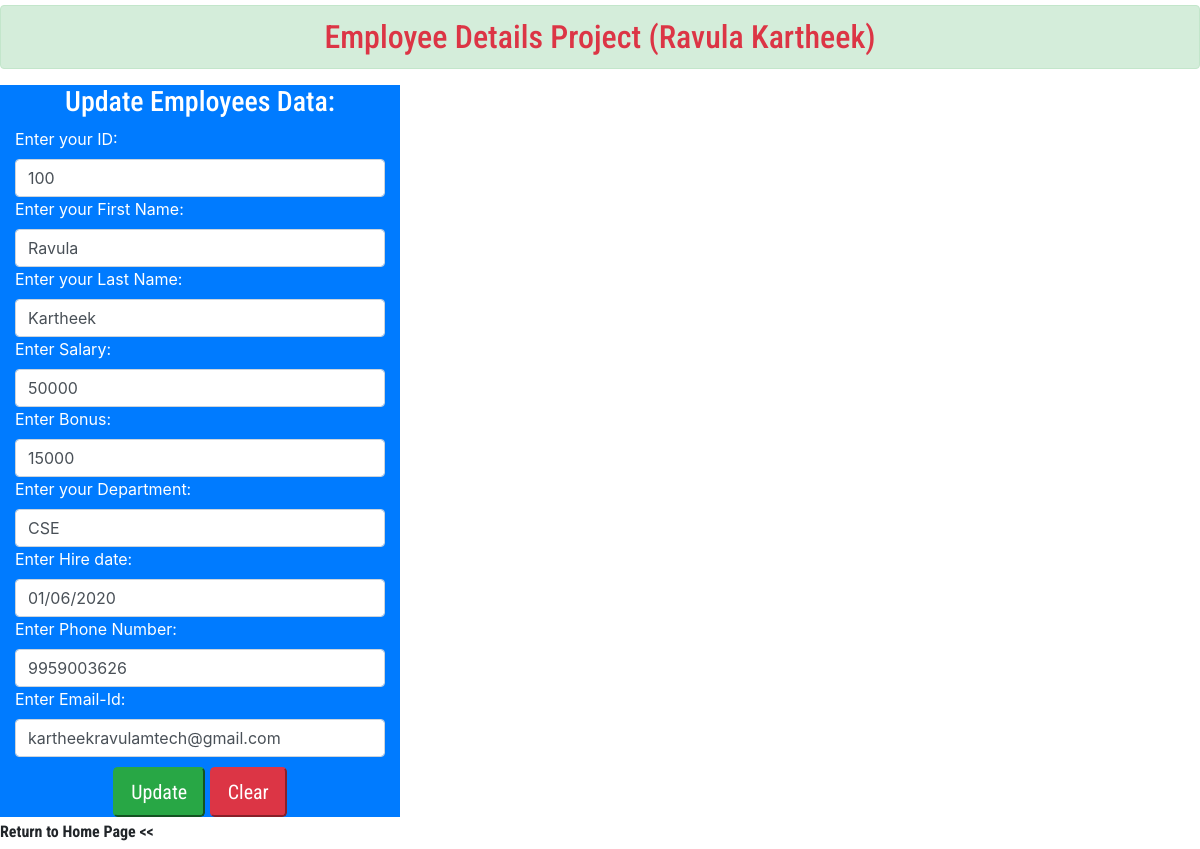
/update/30, run on the app's committed database.
### employeedetailsapp/models.py (models this page shows)
class EmployeeDetails(models.Model):
    emp_identity = models.IntegerField()
    first_name = models.CharField(max_length=100)
    last_name = models.CharField(max_length=100)
    salary = models.IntegerField()
    bonus = models.IntegerField()
    department = models.CharField(max_length=100)
    hire_date = models.CharField(max_length=100)
    phone_number = models.IntegerField()
    email = models.EmailField(max_length=100)

### employeedetailsapp/views.py (the view)
# urls.py: path('update/<id>', views.update_employee_data, name='update'),
def update_employee_data(request,id):
    employees = EmployeeDetails.objects.get(id=id)
    return render(request, 'employee_data_updating.html', {'employees':employees})

### templates/employee_data_updating.html (shortened to what this page needs)
<!DOCTYPE html>
<html>
    <head>
        {% include 'cdnlines.html' %}
    </head>
<body>
    <h2 class="text-danger text-center alert alert-success" style="margin-top: 5px; font-family:'Roboto Condensed', sans-serif;">Employee Details Project (Ravula Kartheek)</h2>
    <div class="container-fluid">
        <div class="row">
            <div class="col-md-4 bg-primary">
                <form method="POST" action="{% url 'updated_data_save' employees.id %}">
                    <h3 class="text-white text-center" style="font-family:'Roboto Condensed', sans-serif;">Update Employees Data:</h3>
                    <label class="text-white">Enter your ID:</label>
                    <input type="text" class="form-control" placeholder="ID" name="empidentity" value="{{ employees.emp_identity }}">
                    <label class="text-white">Enter your First Name:</label>
                    <input type="text" class="form-control" placeholder="First Name" name="fname" value="{{ employees.first_name }}">
                    <label class="text-white">Enter your Last Name:</label>
                    <input type="text" class="form-control" placeholder="Last Name" name="lname" value="{{ employees.last_name }}">
                    <label class="text-white">Enter Salary:</label>
                    <input type="number" class="form-control" placeholder="Enter Slary" name="sal" value="{{ employees.salary }}">
                    <label class="text-white">Enter Bonus:</label>
                    <input type="number" class="form-control" placeholder="Enter Bonus" name="bonus" value="{{ employees.bonus }}">
                    <label class="text-white">Enter your Department:</label>
                    <input type="text" class="form-control" placeholder="Enter Department" name="dep" value="{{ employees.department }}">
                    <label class="text-white">Enter Hire date:</label>
                    <input type="text" class="form-control" placeholder="Hire date" name="hdate" value="{{ employees.hire_date }}">
                    <label class="text-white">Enter Phone Number:</label>
                    <input type="number" class="form-control" placeholder="Phone number" name="pnumber" value="{{ employees.phone_number }}">
                    <label class="text-white">Enter Email-Id:</label>
                    <input type="email" class="form-control" placeholder="E-mail id" name="email" value="{{ employees.email }}">
                    <center>
                        <input type="submit" value="Update" class="btn-lg btn-success" style="margin-top: 10px; font-family:'Roboto Condensed', sans-serif;">
                        <input type="reset" value="Clear" class="btn-lg btn-danger" style="margin-top: 10px; font-family:'Roboto Condensed', sans-serif;">
                    </center>
                </form>
            </div>
        </div>
    </div>
    <h6 class="text-left font-weight-bold" style="font-family:'Roboto Condensed', sans-serif; margin-top: 5px;">Return to Home Page << </h6>
</body>
</html>

### data on the page
EmployeeDetails: empidentity "100", fname "Ravula", lname "Kartheek", sal "50000", bonus "15000", dep "CSE", hdate "01/06/2020", pnumber "9959003626", email "kartheekravulamtech@gmail.com"
